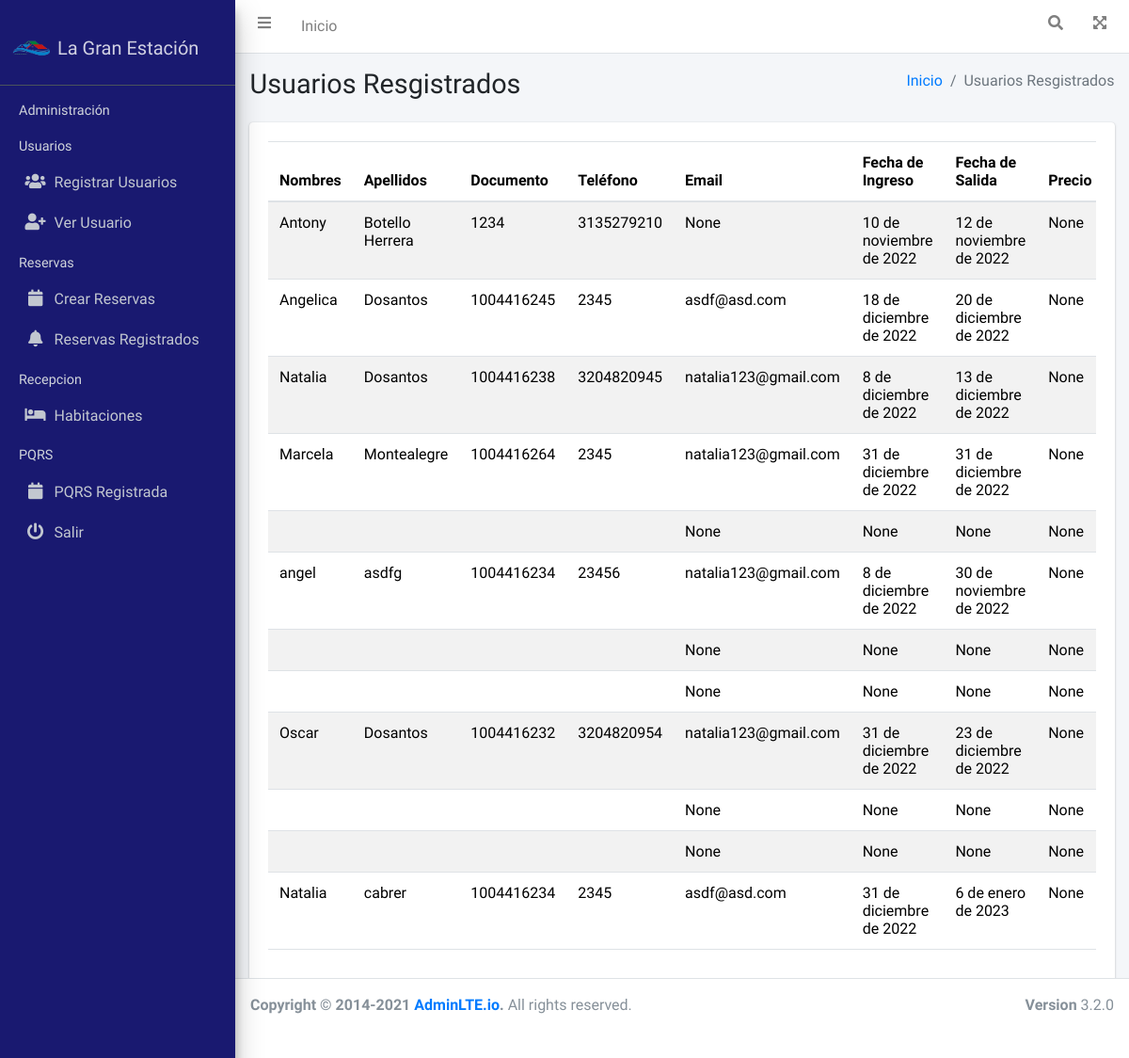
The page /reser/ on the database as committed earlier.
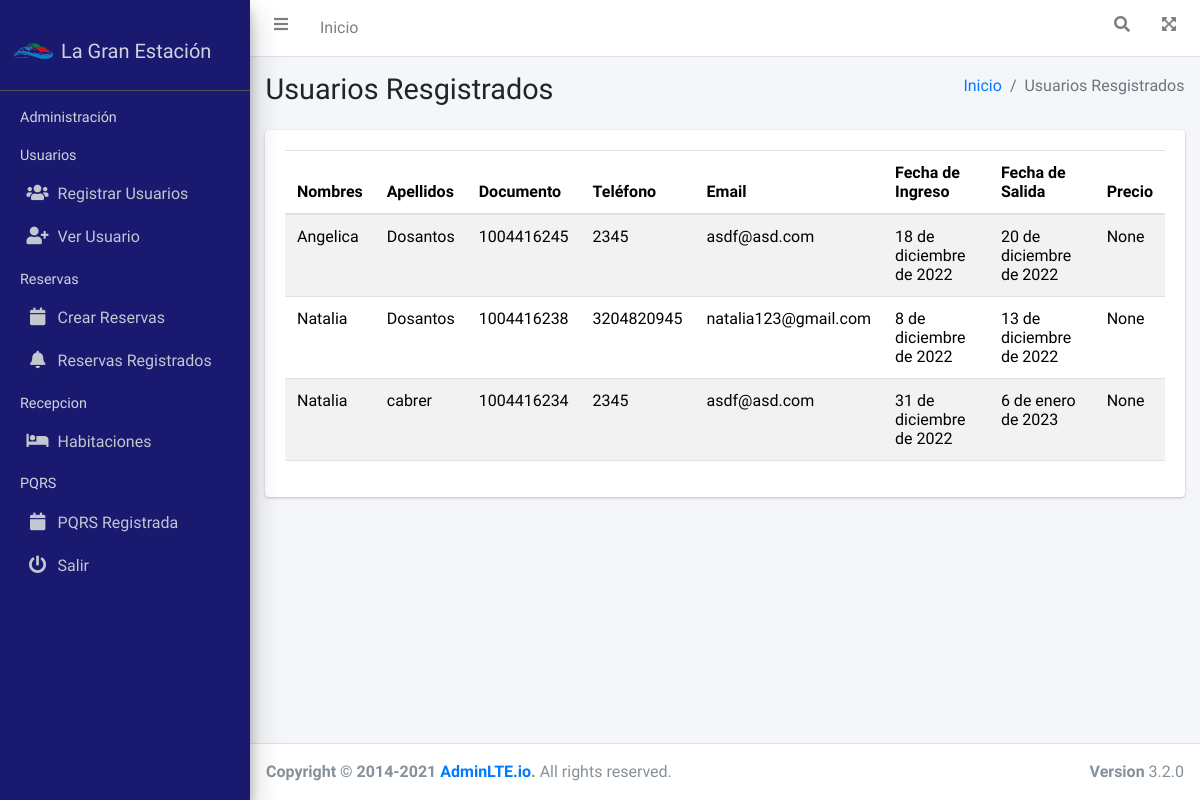
The same page on the database as committed later.
### reserva/models.py (models this page shows, shortened)
class Reserva(models.Model):
    nombres=models.CharField(max_length=45, verbose_name="Nombres", blank=True)
    apellidos=models.CharField(max_length=45, verbose_name="Apellidos", blank=True)
    numeroDocumento=models.CharField(max_length=45, verbose_name="Cédula de Ciudadanía", blank=True)
    telefono=models.CharField(max_length=15, verbose_name="Teléfono", blank=True)
    correo = models.EmailField(verbose_name='Correo electrónico', null=True, blank=True)
    fechaIngreso=models.DateField(verbose_name="Check-In", help_text=u"MM/DA/AAAA",null=True, blank=True)
    fechaSalida=models.DateField(verbose_name="Check-Out", help_text=u"MM/DA/AAAA",null=True,  blank=True)
    valorReserva=models.BigIntegerField(validators=[MinValueValidator(0)], verbose_name="Valor Reserva",null=True,  blank=True)
    class metodoPago(models.TextChoices):
        Efectivo='Efectivo', _('Efectivo')
        TransferenciaBancaria='Transferencia Bancaria', _('Transferencia Bancaria')
    metodoPago=models.CharField(max_length=30, choices=metodoPago.choices, default=metodoPago.Efectivo, verbose_name="Método de Pago")
    class Estado(models.TextChoices):
        ACTIVO='1', _('Activo')
        INACTIVO='0', _('Inactivo')
    estado=models.CharField(max_length=1, choices=Estado.choices, default=Estado.ACTIVO, verbose_name="Estado")

### reserva/views.py (the view)
# urls.py: path('reser/',include('reserva.urls')),
def reserva(request):
    titulo = "Usuarios Resgistrados"
    reserva = Reserva.objects.all()
    context = {
        'titulo': titulo,
        'reserva': reserva
    }
    return render(request, 'reserva/usuario-registrado.html', context)

### General/templates/reserva/usuario-registrado.html (shortened to what this page needs)
{% extends 'partials/bodyAdmin.html' %}
{% load static %}
{% block contenido %}
<div class="container">
    <div class="card">
        <div class="card-body">
        <div id="example1_wrapper" class="dataTables_wrapper dt-bootstrap4 overflow-auto ">
            <table id="tabla-general" class="table table-striped nowrap ">
                <thead>
                    <th scope="">Nombres</th>
                    <th scope="">Apellidos</th>
                    <th scope="">Documento</th>
                    <th scope="">Teléfono</th>
                    <th scope="">Email</th>
                    <th scope="">Fecha de Ingreso</th>
                    <th scope="">Fecha de Salida</th>
                    <th scope="">Precio</th>
                </thead>
                <tbody>
                    {% for reserva in reserva  %}
                    <tr>
                        <td>{{reserva.nombres}}</td>
                        <td>{{reserva.apellidos}}</td>
                        <td>{{reserva.numeroDocumento}}</td>
                        <td>{{reserva.telefono}}</td>
                        <td>{{reserva.correo}}</td>
                        <td>{{reserva.fechaIngreso}}</td>
                        <td>{{reserva.fechaSalida}}</td>
                        <td>{{reserva.valorReserva}}</td>
                    </tr>
                    {% endfor %}
                </tbody>
            </table>
        </div>
        </div>
    </div>
</div>
{% endblock contenido %}

### General/templates/partials/bodyAdmin.html (shortened to what this page needs)
{% load static %}
{% load bootstrap5 %}
{% bootstrap_css %}
<!DOCTYPE html>
<html lang="en">
<head>
    <link rel="stylesheet" href="{% static 'fontawesome-free/css/all.min.css' %}">
    <link rel="stylesheet" href="https://code.ionicframework.com/ionicons/2.0.1/css/ionicons.min.css">
    <link rel="stylesheet" href="{% static 'css/adminlte.min.css' %}">
  <link rel="stylesheet" href="{% static 'toastr/toastr.min.css' %}">
</head>
<body class="hold-transition sidebar-mini layout-fixed">
    <div class="wrapper ">
        {% include 'partials/navbarAdmin.html' %}
        {% include 'partials/sidebarAdmin.html' %}
        <div class="content-wrapper overflow-scroll" style="height: 80%;">
            {% include 'partials/headerAdmin.html' %}
            <div class="container">
                {% block contenido %}
                {% endblock contenido %}
            </div>
        </div>
        {% include 'partials/footerAdmin.html' %}
    </div>
</body>
</html>

### General/templates/partials/navbarAdmin.html (shortened to what this page needs)
{% load static %}
<nav class="main-header navbar navbar-expand navbar-white navbar-light">
  <ul class="navbar-nav">
    <li class="nav-item">
      <a class="nav-link" data-widget="pushmenu" href="#" role="button"><i class="fas fa-bars"></i></a>
    </li>
    <li class="nav-item d-none d-sm-inline-block">
      <a href="{% url 'index-admin' %}" class="nav-link">Inicio</a>
    </li>
  </ul>
  <ul class="navbar-nav ml-auto">
    <li class="nav-item">
      <a class="nav-link" data-widget="navbar-search" href="#" role="button">
        <i class="fas fa-search"></i>
      </a>
    </li>
    <li class="nav-item">
      <a class="nav-link" data-widget="fullscreen" href="#" role="button">
        <i class="fas fa-expand-arrows-alt"></i>
      </a>
    </li>
  </ul>
</nav>

### General/templates/partials/sidebarAdmin.html (shortened to what this page needs)
{% load static %}
<aside class="main-sidebar sidebar-dark-primary elevation-4 py-3" style="background-color: #191970">
  <a href="index3.html" class="brand-link">
    <img src="{% static '\img\logo.png' %}" alt="login-icon" style="height: 3rem" style="opacity: .8"></i>
    <span class="brand-text font-weight-light">La Gran Estación</span>
  </a>
  <div class="sidebar">
    <nav class="mt-2">
      <ul class="nav nav-pills nav-sidebar flex-column" data-widget="treeview" role="menu" data-accordion="false">
        <li class="nav-header">Administración</li>
        <li class="nav-header">Usuarios</li>
        <li class="nav-item">
              <a href="{% url 'usuarios-crear' %}" class="nav-link">
                <i class="nav-icon fas fa-users"></i>
                <p>Registrar Usuarios</p>
              </a>
            </li>
         <li class="nav-item">
              <a href="{% url 'usuarios' %}" class="nav-link">
                <i class="nav-icon fas fa-user-plus"></i>
                <p>Ver Usuario</p>
              </a>
            </li>
        <li class="nav-header">Reservas</li>
          <li class="nav-item">
            <a href="{% url 'crear-reserva' %}" class="nav-link">
              <i class="nav-icon fas fa-calendar days"></i>
              <p>Crear Reservas</p>
            </a>
          </li>
          <li class="nav-item">
            <a href="{% url 'reservar' %}" class="nav-link">
              <i class="nav-icon fas fa-bell"></i>
              <p>Reservas Registrados</p>
            </a>
          </li>
        <li class="nav-header">Recepcion</li>
        <li class="nav-item">
          <a href= "{% url 'habitaciones' %}" class="nav-link">
            <i class="nav-icon fas fa-bed"></i>
            <p>
              Habitaciones
            </p>
          </a>
        </li>
        <li class="nav-header">PQRS</li>
          <li class="nav-item">
            <a href="{% url 'pqrs' %}" class="nav-link">
              <i class="nav-icon fas fa-calendar days"></i>
              <p>PQRS Registrada</p>
            </a>
          </li>
        <li class="nav-item">
          <a href="{% url 'index-admin' %}" class="nav-link">
            <i class="nav-icon fas fa-power-off"></i>
            <p>Salir</p>
          </a>
        </li>
      </ul>
    </nav>
  </div>
</aside>

### General/templates/partials/headerAdmin.html
{% load static %}
<div class="content-header">
    <div class="container-fluid">
        <div class="row mb-2">
            <div class="col-sm-6">
                <h1 class="m-0">{{titulo}}</h1>
            </div>
            <div class="col-sm-6">
                <ol class="breadcrumb float-sm-right">
                    <li class="breadcrumb-item"><a href="#">Inicio</a></li>
                    <li class="breadcrumb-item active">{{titulo}}</li>
                </ol>
            </div>
        </div>
    </div>
</div>

### General/templates/partials/footerAdmin.html
{% load static %}
<footer class="main-footer">
  <strong>Copyright &copy; 2014-2021 <a href="https://adminlte.io">AdminLTE.io</a>.</strong>
  All rights reserved.
  <div class="float-right d-none d-sm-inline-block">
  <b>Version</b> 3.2.0
  </div>
  </footer>

### General/templates/partials/jsAdmin.html (shortened to what this page needs)
{% load static %}

Rows that differ between the two databases and show on the page:
removed Reserva: nombres "Antony", apellidos "Botello Herrera", numeroDocumento "1234", telefono "3135279210", correo "None", fechaIngreso "10 de noviembre de 2022", fechaSalida "12 de noviembre de 2022", valorReserva "None"
removed Reserva: nombres "Marcela", apellidos "Montealegre", numeroDocumento "1004416264", telefono "2345", correo "natalia123@gmail.com", fechaIngreso "31 de diciembre de 2022", fechaSalida "31 de diciembre de 2022", valorReserva "None"
removed Reserva: correo "None", fechaIngreso "None", fechaSalida "None", valorReserva "None"
removed Reserva: nombres "angel", apellidos "asdfg", numeroDocumento "1004416234", telefono "23456", correo "natalia123@gmail.com", fechaIngreso "8 de diciembre de 2022", fechaSalida "30 de noviembre de 2022", valorReserva "None"
removed Reserva: correo "None", fechaIngreso "None", fechaSalida "None", valorReserva "None"
removed Reserva: correo "None", fechaIngreso "None", fechaSalida "None", valorReserva "None"
removed Reserva: nombres "Oscar", apellidos "Dosantos", numeroDocumento "1004416232", telefono "3204820954", correo "natalia123@gmail.com", fechaIngreso "31 de diciembre de 2022", fechaSalida "23 de diciembre de 2022", valorReserva "None"
removed Reserva: correo "None", fechaIngreso "None", fechaSalida "None", valorReserva "None"
removed Reserva: correo "None", fechaIngreso "None", fechaSalida "None", valorReserva "None"
